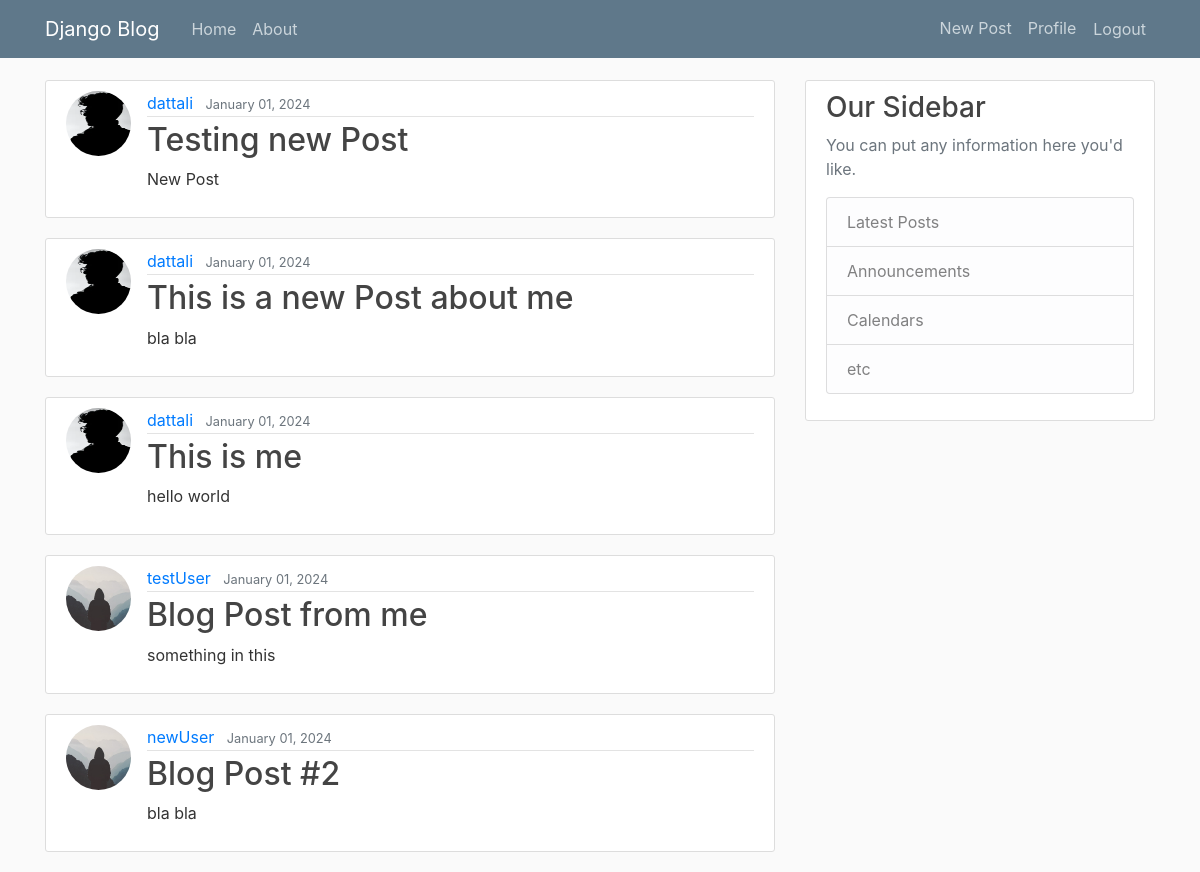
The app's page / (signed in) with its own data.
### blog/models.py (models this page shows, shortened)
class Post(models.Model):
    title = models.CharField(max_length=100)
    content = models.TextField()
    date_posted = models.DateTimeField(default=timezone.now)
    author = models.ForeignKey(User, on_delete=models.CASCADE)

### users/models.py (models this page shows, shortened)
class Profile(models.Model):
    user = models.OneToOneField(User, on_delete=models.CASCADE)
    image = models.ImageField(default='default.jpg', upload_to='profile_pics')

### blog/views.py (the view)
# urls.py: path('', PostListView.as_view(), name='blog-home'),
class PostListView(ListView):
    model = Post
    template_name = 'blog/home.html'  # <app>/<mode>_<view_type>.html
    context_object_name = 'posts'
    ordering = ['-date_posted']
    paginate_by = 5

### blog/templates/blog/home.html
{% extends "blog/base.html" %}
{% block content %}
    {% for post in posts %}
        <article class="media content-section">
            <img src="{{ post.author.profile.image.url }}" alt="profile picture" class="rounded-circle article-img">
            <div class="media-body">
                <div class="article-metadata">
                    <a class="mr-2" href="#">{{ post.author }}</a>
                    <small class="text-muted">{{ post.date_posted|date:"F d, Y" }}</small>
                </div>
                <h2><a class="article-title" href="{% url "post-detail" post.id %}">{{ post.title }}</a></h2>
                <p class="article-content">{{ post.content }}</p>
            </div>
        </article>
    {% endfor %}
{% endblock %}

### blog/static/blog/main.css (style rules this page uses)
body { background: #fafafa; color: #333333; margin-top: 5rem; }
h1, h2, h3, h4, h5, h6 { color: #444444; }
a { text-decoration: none; }
.content-section { background: #ffffff; padding: 10px 20px; border: 1px solid #dddddd; border-radius: 3px; margin-bottom: 20px; }
.article-title { color: #444444; }
.article-content { white-space: pre-line; }
.article-img { height: 65px; width: 65px; margin-right: 16px; }
.article-metadata { padding-bottom: 1px; margin-bottom: 4px; border-bottom: 1px solid #e3e3e3 }

### records on screen
Post: author.profile.image (picture), author "dattali", date_posted "January 01, 2024", title "Testing new Post", content "New Post"
Post: author.profile.image (picture), author "dattali", date_posted "January 01, 2024", title "This is a new Post about me", content "bla bla"
Post: author.profile.image (picture), author "dattali", date_posted "January 01, 2024", title "This is me", content "hello world"
Post: author.profile.image (placeholder picture), author "testUser", date_posted "January 01, 2024", title "Blog Post from me", content "something in this"
Post: author.profile.image (placeholder picture), author "newUser", date_posted "January 01, 2024", title "Blog Post #2", content "bla bla"
